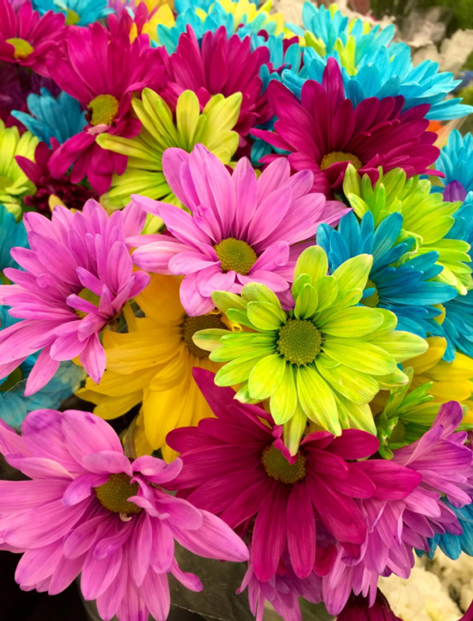
#> input picture dip/Image Processing Lab/requirements/requirement.png, 473 x 621 px, found by its file name
$ python app.py
#> lines starting #> are read from the running program, lines starting #| are printed output that depends on the picture
import cv2
# Load the image in grayscale
image = cv2.imread( r"requirements\requirement.png",cv2.IMREAD_GRAYSCALE)
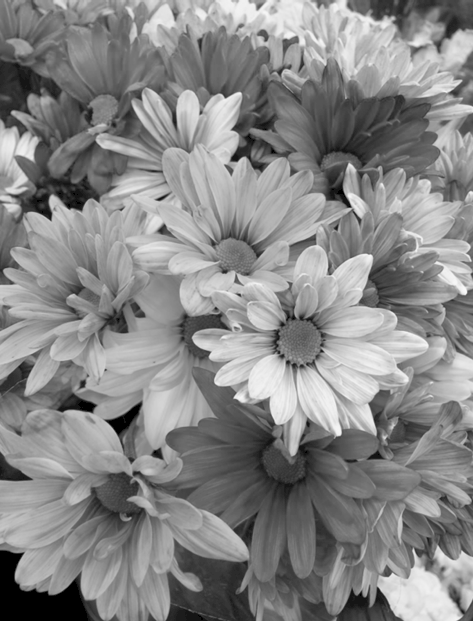
#> image: shape (621, 473); min 0, max 251, mean 135.2
# Check if the image is loaded successfully
if image is None:
    print("Error loading image.")
if image is None:
    print("Error loading image.")
else:
    # Flip the image horizontally
    flipped_image = cv2.flip(image, 1)  # 1 for horizontal flip
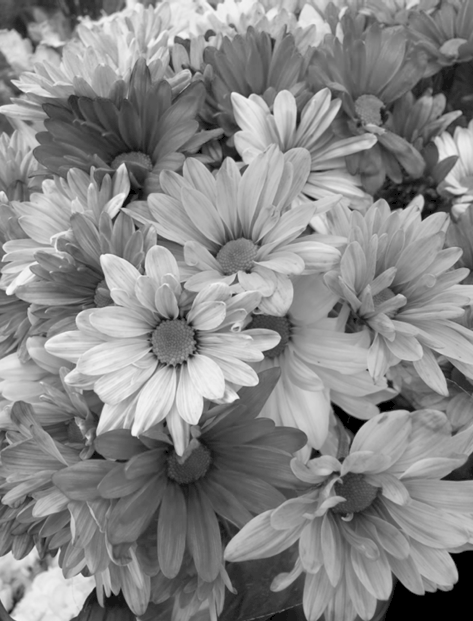
#> flipped_image: shape (621, 473); min 0, max 251, mean 135.2

    # Display the original and flipped images
    cv2.imshow('Original Image', image)
    cv2.imshow('Flipped Image', flipped_image)

    # Save the flipped image to a file
    cv2.imwrite('flipped_image.jpg', flipped_image)

    # Wait for a key press and close all windows
    cv2.waitKey(0)
    cv2.destroyAllWindows()
